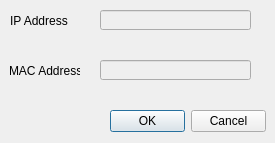
<?xml version="1.0" encoding="UTF-8"?>
<ui version="4.0">
 <class>HostDialog</class>
 <widget class="QDialog" name="HostDialog">
  <property name="geometry">
   <rect>
    <x>0</x>
    <y>0</y>
    <width>275</width>
    <height>143</height>
   </rect>
  </property>
  <property name="windowTitle">
   <string>Dialog</string>
  </property>
  <property name="windowIcon">
   <iconset resource="../images/img.qrc">
    <normaloff>:/images/host.png</normaloff>:/images/host.png</iconset>
  </property>
  <widget class="QDialogButtonBox" name="buttonBox">
   <property name="geometry">
    <rect>
     <x>110</x>
     <y>110</y>
     <width>156</width>
     <height>23</height>
    </rect>
   </property>
   <property name="orientation">
    <enum>Qt::Horizontal</enum>
   </property>
   <property name="standardButtons">
    <set>QDialogButtonBox::Cancel|QDialogButtonBox::Ok</set>
   </property>
  </widget>
  <widget class="QLabel" name="lblIpAddress">
   <property name="geometry">
    <rect>
     <x>10</x>
     <y>10</y>
     <width>71</width>
     <height>21</height>
    </rect>
   </property>
   <property name="text">
    <string>IP Address</string>
   </property>
  </widget>
  <widget class="QLabel" name="lblMacAddress">
   <property name="geometry">
    <rect>
     <x>9</x>
     <y>60</y>
     <width>71</width>
     <height>21</height>
    </rect>
   </property>
   <property name="text">
    <string>MAC Address</string>
   </property>
  </widget>
  <widget class="QLineEdit" name="txtIpAddress">
   <property name="enabled">
    <bool>false</bool>
   </property>
   <property name="geometry">
    <rect>
     <x>100</x>
     <y>10</y>
     <width>151</width>
     <height>20</height>
    </rect>
   </property>
  </widget>
  <widget class="QLineEdit" name="txtMacAddress">
   <property name="enabled">
    <bool>false</bool>
   </property>
   <property name="geometry">
    <rect>
     <x>100</x>
     <y>60</y>
     <width>151</width>
     <height>20</height>
    </rect>
   </property>
  </widget>
 </widget>
 <resources>
  <include location="../images/img.qrc"/>
 </resources>
 <connections>
  <connection>
   <sender>buttonBox</sender>
   <signal>accepted()</signal>
   <receiver>HostDialog</receiver>
   <slot>accept()</slot>
   <hints>
    <hint type="sourcelabel">
     <x>248</x>
     <y>254</y>
    </hint>
    <hint type="destinationlabel">
     <x>157</x>
     <y>274</y>
    </hint>
   </hints>
  </connection>
  <connection>
   <sender>buttonBox</sender>
   <signal>rejected()</signal>
   <receiver>HostDialog</receiver>
   <slot>reject()</slot>
   <hints>
    <hint type="sourcelabel">
     <x>316</x>
     <y>260</y>
    </hint>
    <hint type="destinationlabel">
     <x>286</x>
     <y>274</y>
    </hint>
   </hints>
  </connection>
 </connections>
</ui>
